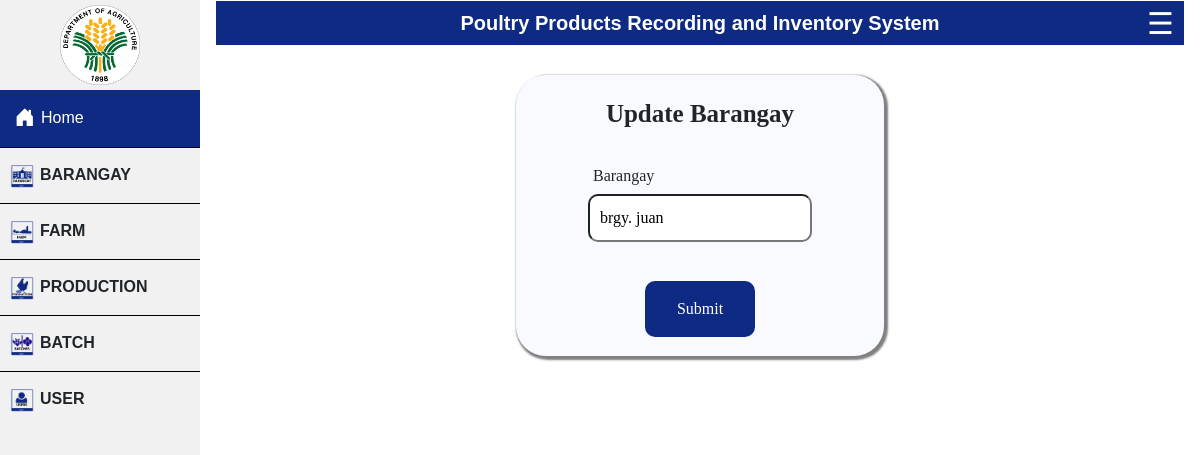
Page /project/update-barangay.php?baranggayID=1 on the earlier database version.
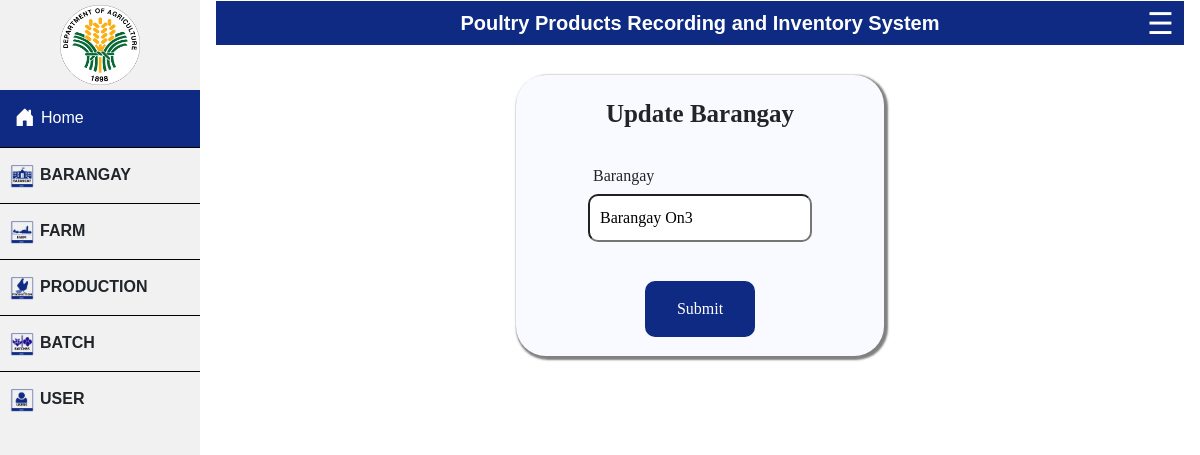
Same page on the later database version.
### tables this page shows
CREATE TABLE `baranggay` (
  `baranggayID` int(21) NOT NULL,
  `baranggay` varchar(21) NOT NULL
);

### project/update-barangay.php (the view, shortened to what this page needs)
<?php
include 'connect.php';
$data = mysqli_connect($sname, $uname, $password, $db_name);
if($_SERVER['REQUEST_METHOD'] == 'GET'){
	$baranggayID = $_GET["baranggayID"];
	$sql = "SELECT * FROM baranggay WHERE baranggayID = $baranggayID";
	$result = $data->query($sql);
	$row = $result->fetch_assoc();
	$baranggay = $row["baranggay"];
}
?>
<?php include ("header.php");  ?>
<section class="log-in">
    <form action="#" method="post">
        <div class="text2">
            <p><b>Update Barangay</b></p>
        </div>
        <div class="input-wrapper">
            <div class="input">
                <p>Barangay</p>
                <input type="text" name="baranggay" placeholder="Barangay" id="name" value="<?php echo $baranggay; ?>" required>
            </div>
        </div>
        <div class="submit">
            <input type="submit" name="update" id="submit" value="Submit">
        </div>
</section>
</body>
</html>

Differences in the rows shown:
changed baranggay: baranggay "brgy. juan" → "Barangay On3"
